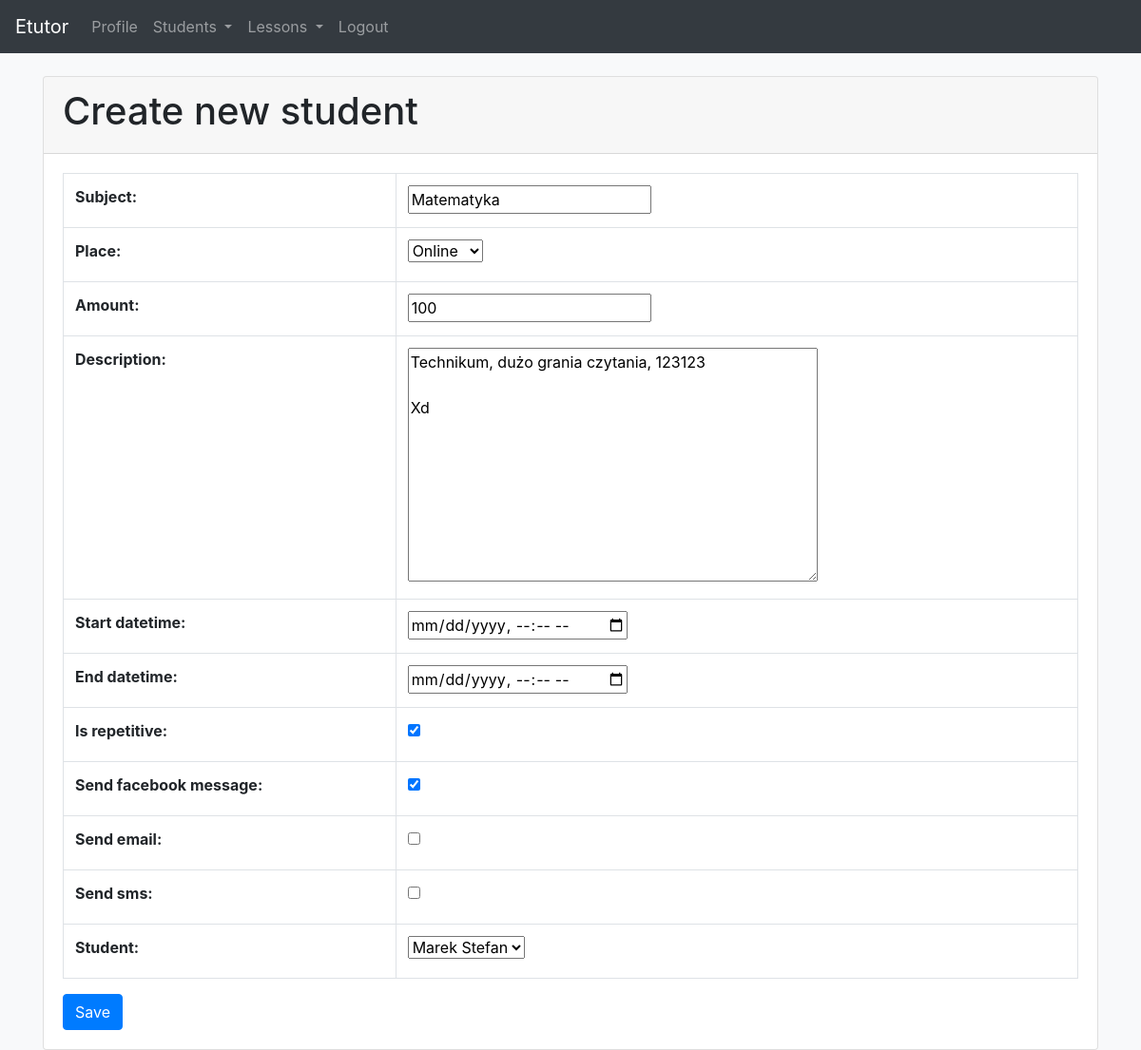
The page /lessons/1/edit (signed in) on the database its author committed.
### app/models.py (models this page shows, shortened)
class Lesson(models.Model):
    ONLINE = 'Online'
    AT_CLIENTS = "Client's"
    AT_TUTORS = "Tutor's"
    PLACE = [
        (ONLINE, _('Online')),
        (AT_CLIENTS, _("Client's")),
        (AT_TUTORS, _("Tutor's")),
    ]
    subject = models.CharField(max_length=50)
    place = models.CharField(max_length=30, choices=PLACE, default=ONLINE)
    amount = models.PositiveIntegerField(null=False, blank=False)
    description = models.CharField(max_length=250, blank=True)
    start_datetime = models.DateTimeField()
    end_datetime = models.DateTimeField()
    is_repetitive = models.BooleanField(default=True)
    is_notification_send = models.BooleanField(default=False)
    send_facebook_message = models.BooleanField(default=True)
    send_email = models.BooleanField(default=False)
    send_sms = models.BooleanField(default=False)
    tutor = models.ForeignKey(Tutor, on_delete=models.CASCADE)
    student = models.ForeignKey(Student, on_delete=models.CASCADE)
    objects = LessonManager()
    class Meta:
        ordering = ['start_datetime']

### app/views.py (the view, shortened to what this page needs)
# urls.py: path('lessons/<int:pk>/edit', views.LessonUpdateView.as_view(), name='lesson-edit'),
@method_decorator(login_required, name='dispatch')
class LessonUpdateView(UpdateView):
    template_name = 'lesson_create_form.html'
    form_class = LessonCreateForm
    model = Lesson
    def get_form_kwargs(self, *args, **kwargs):
        kwargs = super(LessonUpdateView, self).get_form_kwargs(*args, **kwargs)
        kwargs['tutor'] = self.request.user.tutor
        return kwargs

### app/forms.py (shortened to what this page needs)
class LessonCreateForm(forms.ModelForm):
    class Meta:
        model = Lesson
        exclude = ('tutor', 'is_notification_send', )
        widgets = {
            'start_datetime': DateTimeInput(format='%d/%m/%Y %H:%M:%S', attrs={'type': 'datetime-local'}),
            'end_datetime': DateTimeInput(format='%d/%m/%Y %H:%M:%S', attrs={'type': 'datetime-local'}),
            'description': Textarea(),
        }
    def __init__(self, *args, **kwargs):
        self.tutor = kwargs.pop('tutor')
        super(LessonCreateForm, self).__init__(*args, **kwargs)

### app/models.py (called while the page is built)
    def __str__(self):
        return f'{self.first_name} {self.last_name}'

### templates/lesson_create_form.html (shortened to what this page needs)
{% extends 'base.html' %}
{% block content %}
<div class="container">
    <div class="row mt-4">
        <div class="col-12">
            <div class="card">
              <div class="card-header">
                <h1>Create new student</h1>
              </div>
              <div class="card-body">
                <form method="post">
                    <table class="table table-bordered table-hover">
                        {{ form.as_table }}
                    </table>
                    <input type="submit" class="btn btn-primary" value="Save">
                </form>
              </div>
            </div>
        </div>
    </div>
</div>
{% endblock %}

### rows shown on the page
Lesson: subject "Matematyka", place "Online", amount "100", description "Technikum, dużo grania czytania, 123123 Xd", is_repetitive "☑", send_facebook_message "☑", student "Marek Stefan"
